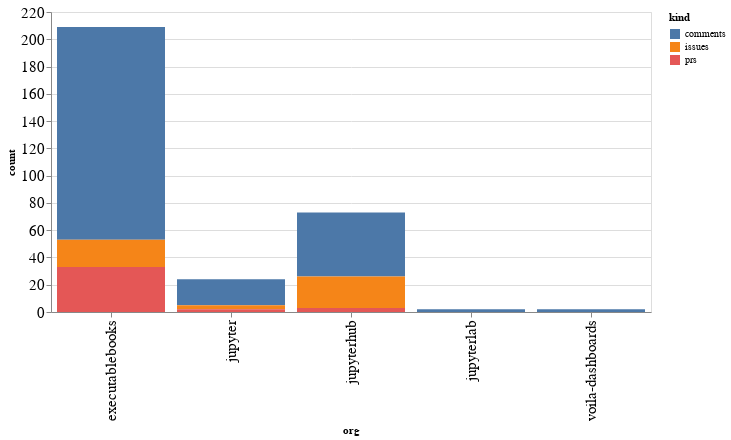

The code cell stored with this chart in its notebook:
### Code cell
alt.Chart(org_summaries, width=600).mark_bar().encode(
    x='org',
    y='count',
    color='kind',
    tooltip="org"
)

### Figure 1 — Vega-Lite specification as saved in the notebook (floating-point values rounded to 4 significant figures)
{"config": {"axisLeft": {"labelFontSize": 15}, "axisBottom": {"labelFontSize": 15}}, "data": {"name": "data-66e6d2040d7665fcdc816f4d4211fcb8"}, "mark": "bar", "encoding": {"color": {"type": "nominal", "field": "kind"}, "tooltip": {"type": "nominal", "field": "org"}, "x": {"type": "nominal", "field": "org"}, "y": {"type": "quantitative", "field": "count"}}, "width": 600, "$schema": "https://vega.github.io/schema/vega-lite/v4.8.1.json", "datasets": {"data-66e6d2040d7665fcdc816f4d4211fcb8": [{"org": "executablebooks", "kind": "comments", "count": 156}, {"org": "executablebooks", "kind": "issues", "count": 20}, {"org": "executablebooks", "kind": "prs", "count": 33}, {"org": "jupyter", "kind": "comments", "count": 19}, {"org": "jupyter", "kind": "issues", "count": 3}, {"org": "jupyter", "kind": "prs", "count": 2}, {"org": "jupyterhub", "kind": "comments", "count": 47}, {"org": "jupyterhub", "kind": "issues", "count": 23}, {"org": "jupyterhub", "kind": "prs", "count": 3}, {"org": "jupyterlab", "kind": "comments", "count": 2}, {"org": "voila-dashboards", "kind": "comments", "count": 2}]}}
